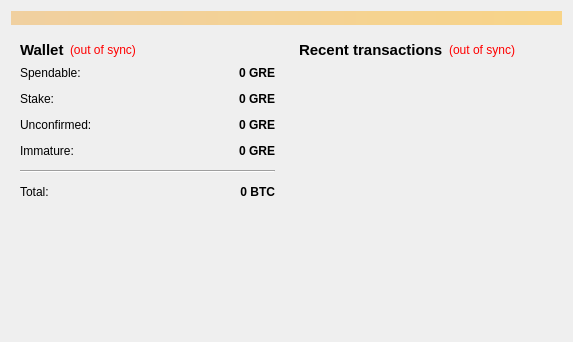
<?xml version="1.0" encoding="UTF-8"?>
<ui version="4.0">
 <class>OverviewPage</class>
 <widget class="QWidget" name="OverviewPage">
  <property name="geometry">
   <rect>
    <x>0</x>
    <y>0</y>
    <width>573</width>
    <height>342</height>
   </rect>
  </property>
  <property name="windowTitle">
   <string>Form</string>
  </property>
  <layout class="QVBoxLayout" name="topLayout">
   <item>
    <widget class="QLabel" name="labelAlerts">
     <property name="visible">
      <bool>false</bool>
     </property>
     <property name="styleSheet">
      <string notr="true">background-color: qlineargradient(x1: 0, y1: 0, x2: 1, y2: 0, stop:0 #F0D0A0, stop:1 #F8D488);  color:#000000
</string>
     </property>
     <property name="wordWrap">
      <bool>true</bool>
     </property>
     <property name="margin">
      <number>3</number>
     </property>
    </widget>
   </item>
   <item>
    <layout class="QHBoxLayout" name="horizontalLayout" stretch="1,1">
     <item>
      <layout class="QVBoxLayout" name="verticalLayout_2">
       <item>
        <widget class="QWidget" name="widget" native="true">
         <layout class="QVBoxLayout" name="verticalLayout_4">
          <item>
           <layout class="QHBoxLayout" name="horizontalLayout_4">
            <item>
             <widget class="QLabel" name="label_5">
              <property name="font">
               <font>
                <pointsize>11</pointsize>
                <weight>75</weight>
                <bold>true</bold>
               </font>
              </property>
              <property name="text">
               <string>Wallet</string>
              </property>
             </widget>
            </item>
            <item>
             <widget class="QLabel" name="labelWalletStatus">
              <property name="toolTip">
               <string>The displayed information may be out of date. Your wallet automatically synchronizes with the GreenCoin network after a connection is established, but this process has not completed yet.</string>
              </property>
              <property name="styleSheet">
               <string notr="true">QLabel { color: red; }</string>
              </property>
              <property name="text">
               <string notr="true">(out of sync)</string>
              </property>
              <property name="alignment">
               <set>Qt::AlignLeading|Qt::AlignLeft|Qt::AlignVCenter</set>
              </property>
             </widget>
            </item>
            <item>
             <spacer name="horizontalSpacer_2">
              <property name="orientation">
               <enum>Qt::Horizontal</enum>
              </property>
              <property name="sizeHint" stdset="0">
               <size>
                <width>40</width>
                <height>20</height>
               </size>
              </property>
             </spacer>
            </item>
           </layout>
          </item>
          <item>
           <layout class="QFormLayout" name="formLayout_2">
            <property name="fieldGrowthPolicy">
             <enum>QFormLayout::AllNonFixedFieldsGrow</enum>
            </property>
            <property name="horizontalSpacing">
             <number>12</number>
            </property>
            <property name="verticalSpacing">
             <number>12</number>
            </property>
            <item row="0" column="0">
             <widget class="QLabel" name="label">
              <property name="text">
               <string>Spendable:</string>
              </property>
             </widget>
            </item>
            <item row="0" column="1">
             <widget class="QLabel" name="labelBalance">
              <property name="font">
               <font>
                <weight>75</weight>
                <bold>true</bold>
               </font>
              </property>
              <property name="cursor">
               <cursorShape>IBeamCursor</cursorShape>
              </property>
              <property name="toolTip">
               <string>Your current spendable balance</string>
              </property>
              <property name="text">
               <string notr="true">0 GRE</string>
              </property>
              <property name="alignment">
               <set>Qt::AlignRight|Qt::AlignTrailing|Qt::AlignVCenter</set>
              </property>
              <property name="textInteractionFlags">
               <set>Qt::LinksAccessibleByMouse|Qt::TextSelectableByKeyboard|Qt::TextSelectableByMouse</set>
              </property>
             </widget>
            </item>
            <item row="1" column="0">
             <widget class="QLabel" name="label_6">
              <property name="text">
               <string>Stake:</string>
              </property>
             </widget>
            </item>
            <item row="1" column="1">
             <widget class="QLabel" name="labelStake">
              <property name="font">
               <font>
                <weight>75</weight>
                <bold>true</bold>
               </font>
              </property>
              <property name="cursor">
               <cursorShape>IBeamCursor</cursorShape>
              </property>
              <property name="toolTip">
               <string>Total of coins that was staked, and do not yet count toward the current balance</string>
              </property>
              <property name="text">
               <string notr="true">0 GRE</string>
              </property>
              <property name="alignment">
               <set>Qt::AlignRight|Qt::AlignTrailing|Qt::AlignVCenter</set>
              </property>
              <property name="textInteractionFlags">
               <set>Qt::LinksAccessibleByMouse|Qt::TextSelectableByKeyboard|Qt::TextSelectableByMouse</set>
              </property>
             </widget>
            </item>
            <item row="2" column="0">
             <widget class="QLabel" name="label_3">
              <property name="text">
               <string>Unconfirmed:</string>
              </property>
             </widget>
            </item>
            <item row="2" column="1">
             <widget class="QLabel" name="labelUnconfirmed">
              <property name="font">
               <font>
                <weight>75</weight>
                <bold>true</bold>
               </font>
              </property>
              <property name="cursor">
               <cursorShape>IBeamCursor</cursorShape>
              </property>
              <property name="toolTip">
               <string>Total of transactions that have yet to be confirmed, and do not yet count toward the current balance</string>
              </property>
              <property name="text">
               <string notr="true">0 GRE</string>
              </property>
              <property name="alignment">
               <set>Qt::AlignRight|Qt::AlignTrailing|Qt::AlignVCenter</set>
              </property>
              <property name="textInteractionFlags">
               <set>Qt::LinksAccessibleByMouse|Qt::TextSelectableByKeyboard|Qt::TextSelectableByMouse</set>
              </property>
             </widget>
            </item>
            <item row="3" column="0">
             <widget class="QLabel" name="labelImmatureText">
              <property name="text">
               <string>Immature:</string>
              </property>
             </widget>
            </item>
            <item row="3" column="1">
             <widget class="QLabel" name="labelImmature">
              <property name="font">
               <font>
                <weight>75</weight>
                <bold>true</bold>
               </font>
              </property>
              <property name="toolTip">
               <string>Mined balance that has not yet matured</string>
              </property>
              <property name="text">
               <string notr="true">0 GRE</string>
              </property>
              <property name="alignment">
               <set>Qt::AlignRight|Qt::AlignTrailing|Qt::AlignVCenter</set>
              </property>
              <property name="textInteractionFlags">
               <set>Qt::LinksAccessibleByMouse|Qt::TextSelectableByKeyboard|Qt::TextSelectableByMouse</set>
              </property>
             </widget>
            </item>
            <item row="4" column="0" colspan="2">
             <widget class="Line" name="line">
              <property name="orientation">
               <enum>Qt::Horizontal</enum>
              </property>
             </widget>
            </item>
            <item row="5" column="0">
             <widget class="QLabel" name="labelTotalText">
              <property name="text">
               <string>Total:</string>
              </property>
             </widget>
            </item>
            <item row="5" column="1">
             <widget class="QLabel" name="labelTotal">
              <property name="font">
               <font>
                <weight>75</weight>
                <bold>true</bold>
               </font>
              </property>
              <property name="cursor">
               <cursorShape>IBeamCursor</cursorShape>
              </property>
              <property name="toolTip">
               <string>Your current total balance</string>
              </property>
              <property name="text">
               <string notr="true">0 BTC</string>
              </property>
              <property name="alignment">
               <set>Qt::AlignRight|Qt::AlignTrailing|Qt::AlignVCenter</set>
              </property>
              <property name="textInteractionFlags">
               <set>Qt::LinksAccessibleByMouse|Qt::TextSelectableByKeyboard|Qt::TextSelectableByMouse</set>
              </property>
             </widget>
            </item>
           </layout>
          </item>
         </layout>
        </widget>
       </item>
       <item>
        <spacer name="verticalSpacer">
         <property name="orientation">
          <enum>Qt::Vertical</enum>
         </property>
         <property name="sizeHint" stdset="0">
          <size>
           <width>20</width>
           <height>40</height>
          </size>
         </property>
        </spacer>
       </item>
      </layout>
     </item>
     <item>
      <layout class="QVBoxLayout" name="verticalLayout_3">
       <item>
        <widget class="QWidget" name="widget_2" native="true">
         <layout class="QVBoxLayout" name="verticalLayout">
          <item>
           <layout class="QHBoxLayout" name="horizontalLayout_2">
            <item>
             <widget class="QLabel" name="label_4">
              <property name="font">
               <font>
                <pointsize>11</pointsize>
                <weight>75</weight>
                <bold>true</bold>
               </font>
              </property>
              <property name="text">
               <string>&lt;b&gt;Recent transactions&lt;/b&gt;</string>
              </property>
             </widget>
            </item>
            <item>
             <widget class="QLabel" name="labelTransactionsStatus">
              <property name="toolTip">
               <string>The displayed information may be out of date. Your wallet automatically synchronizes with the GreenCoin network after a connection is established, but this process has not completed yet.</string>
              </property>
              <property name="styleSheet">
               <string notr="true">QLabel { color: red; }</string>
              </property>
              <property name="text">
               <string notr="true">(out of sync)</string>
              </property>
              <property name="alignment">
               <set>Qt::AlignRight|Qt::AlignTrailing|Qt::AlignVCenter</set>
              </property>
             </widget>
            </item>
            <item>
             <spacer name="horizontalSpacer">
              <property name="orientation">
               <enum>Qt::Horizontal</enum>
              </property>
              <property name="sizeHint" stdset="0">
               <size>
                <width>40</width>
                <height>20</height>
               </size>
              </property>
             </spacer>
            </item>
           </layout>
          </item>
          <item>
           <widget class="QListView" name="listTransactions">
            <property name="styleSheet">
             <string notr="true">QListView { background: transparent; }</string>
            </property>
            <property name="frameShape">
             <enum>QFrame::NoFrame</enum>
            </property>
            <property name="verticalScrollBarPolicy">
             <enum>Qt::ScrollBarAlwaysOff</enum>
            </property>
            <property name="horizontalScrollBarPolicy">
             <enum>Qt::ScrollBarAlwaysOff</enum>
            </property>
            <property name="selectionMode">
             <enum>QAbstractItemView::NoSelection</enum>
            </property>
           </widget>
          </item>
         </layout>
        </widget>
       </item>
      </layout>
     </item>
    </layout>
   </item>
  </layout>
 </widget>
 <resources/>
 <connections/>
</ui>
